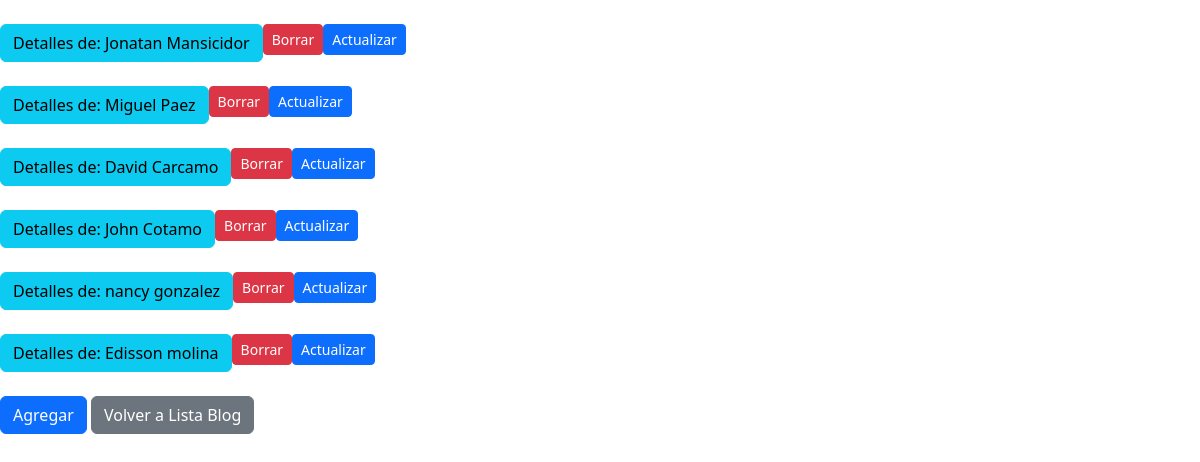
The page /blog/lista-persona (signed in) on the database its author committed.
### blog_web/models.py (models this page shows)
class Persona(models.Model):
    nombre_completo = models.CharField(max_length=255)
    edad = models.IntegerField()
    email = models.CharField(max_length=255)
    otros_datos = models.ForeignKey(Usuario, on_delete=models.SET_NULL, null=True)

### blog_web/views.py (the view)
# urls.py: path("lista-persona", views.Personalist.as_view(), name="persona_list"),
class Personalist(ListView):
    model = Persona
    template_name = "blog_web/personaList.html"

### blog_web/templates/blog_web/personaList.html (shortened to what this page needs)
{% load bootstrap5 %}
{% bootstrap_css %}
{% if object_list %}
{% for blog in object_list %}
    {% block content %}
    <ul class="list-group list-group-horizontal">
        <a href="{% url 'persona_detail' blog.id %}"><button type="button" class="btn btn-info">Detalles de: {{blog.nombre_completo}}</button></a>
        {% if user.is_authenticated %}
          <a href="{% url 'persona_delete' blog.id %}"><button type="button" class="btn btn-danger btn-sm">Borrar</button></a>
          <a href="{% url 'persona_update' blog.id %}"><button type="button" class="btn btn-primary btn-sm">Actualizar</button></a>
        {% endif %}
        {% endblock %}
    </ul>
    {% endfor %}
<a href="{% url 'persona_crear'%}"><button type="button" class="btn btn-primary">Agregar</button></a>
<a href="{% url 'blog_list' %}"><button type="button" class="btn btn-secondary">Volver a Lista Blog</button></a>
{% else %}
  <h1> No hay blogs</h1>
{% endif %}

### rows shown on the page
Persona: nombre_completo "Jonatan Mansicidor"
Persona: nombre_completo "Miguel Paez"
Persona: nombre_completo "David Carcamo"
Persona: nombre_completo "John Cotamo"
Persona: nombre_completo "nancy gonzalez"
Persona: nombre_completo "Edisson molina"
